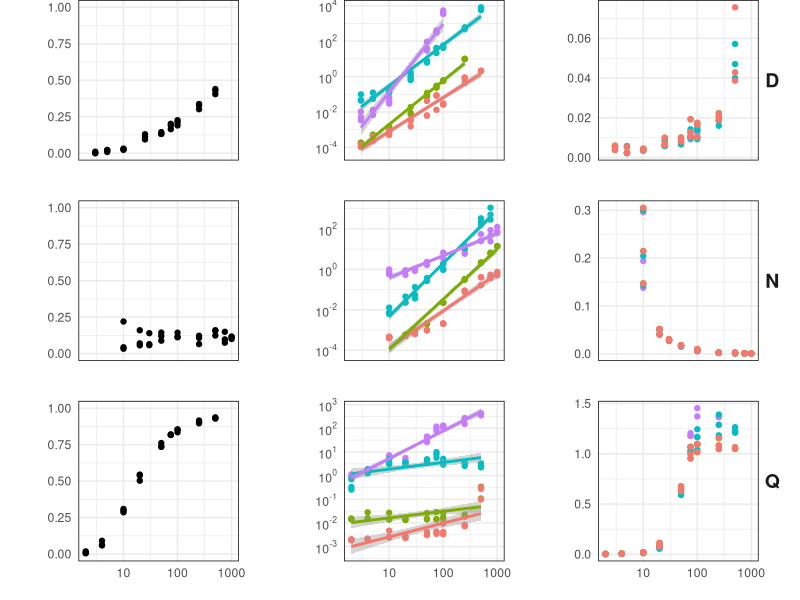

Write the R code that produced this figure.
require(ggplot2)
library(dplyr)
library(grid)
library(gridExtra)

dat <- read.csv("all_output.txt")

use_legend <- FALSE

apply_common_settings <- function(p, use_legend=FALSE, strip_ylabels=FALSE) {
  p <- p + theme_minimal() +
    theme(panel.border = element_rect(color="black", fill=NA, size=0.5)) + 
    xlab("") +
    ylab("") +
    facet_grid(sweep_param ~ ., scales="free") +
    theme(panel.spacing = unit(2, "lines")) +
    theme(aspect.ratio = 1) +
    theme(plot.margin=unit(c(0,0,0,0),"pt"))
  if(strip_ylabels) {
    p <- p + theme(strip.text.y = element_blank())
  } else {
    p <- p + theme(strip.text.y = element_text(angle=0, face="bold", size=14))
  }
  if(use_legend) {
    p <- p + theme(legend.position="bottom") +
      theme(legend.position="bottom",legend.direction="vertical") + 
      theme(legend.title = element_blank()) +
      theme(legend.text = element_text(size=7))
  } else {
    p <- p + theme(legend.position="none")
  }
  return(p)
}

# just grab zeros from one model
zeros <- filter(dat, model == "Mongrel (Cholesky)")

p1 <- zeros %>% 
  ggplot(aes(x=sweep_value, y=percent_zero)) +
  geom_point() +
  scale_x_log10() +
  ylim(0, 1)
p1 <- apply_common_settings(p1, use_legend=use_legend, strip_ylabels=TRUE)

p2 <- dat %>% 
  mutate(SpES=1/(ESS/(sample_runtime+burnin_runtime))) %>% 
  ggplot(aes(x=sweep_value, y=SpES, color=model)) +
  geom_point() + 
  geom_smooth(method="lm") +
  scale_x_log10() +
  scale_y_log10(
    breaks = scales::trans_breaks("log10", function(x) 10^x),
    labels = scales::trans_format("log10", scales::math_format(10^.x))
  )
p2 <- apply_common_settings(p2, use_legend=use_legend, strip_ylabels=TRUE)

p3 <- dat %>% 
  ggplot(aes(x=sweep_value, y=lambda_MSE, color=model)) +
  geom_point() +
  scale_x_log10()
p3 <- apply_common_settings(p3, use_legend=use_legend)

p <- grid.arrange(p1, p2, p3, nrow=1)

ggsave("figure_drafts/F1.png", plot=p, dpi=300, width=11, height=10, units="in")
